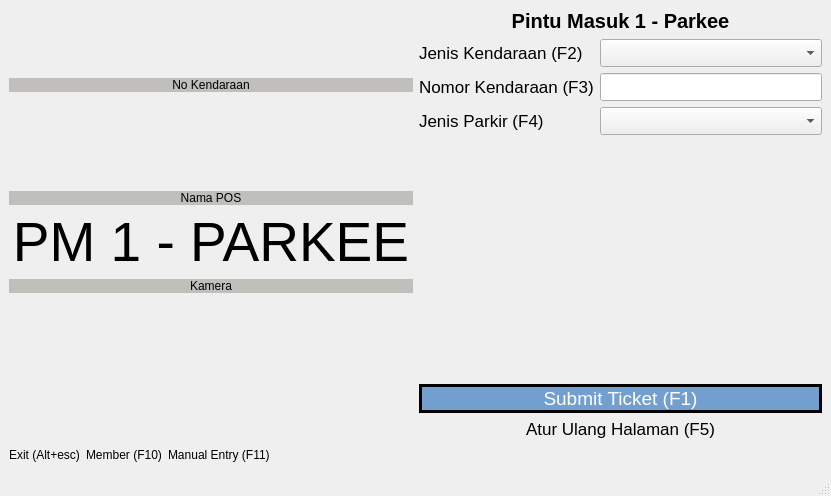
<?xml version="1.0" encoding="UTF-8"?>
<ui version="4.0">
 <class>MainWindow</class>
 <widget class="QMainWindow" name="MainWindow">
  <property name="geometry">
   <rect>
    <x>0</x>
    <y>0</y>
    <width>831</width>
    <height>496</height>
   </rect>
  </property>
  <property name="windowTitle">
   <string>MainWindow</string>
  </property>
  <widget class="QWidget" name="centralwidget">
   <property name="sizePolicy">
    <sizepolicy hsizetype="Expanding" vsizetype="Expanding">
     <horstretch>0</horstretch>
     <verstretch>0</verstretch>
    </sizepolicy>
   </property>
   <layout class="QGridLayout" name="gridLayout_3">
    <item row="0" column="0">
     <layout class="QGridLayout" name="gridLayout_2">
      <item row="0" column="1">
       <layout class="QGridLayout" name="gridLayout">
        <item row="2" column="0">
         <widget class="QLabel" name="label_6">
          <property name="font">
           <font>
            <pointsize>13</pointsize>
           </font>
          </property>
          <property name="text">
           <string>Jenis Kendaraan (F2)</string>
          </property>
         </widget>
        </item>
        <item row="4" column="0">
         <widget class="QLabel" name="label_10">
          <property name="font">
           <font>
            <pointsize>13</pointsize>
           </font>
          </property>
          <property name="text">
           <string>Jenis Parkir (F4)</string>
          </property>
         </widget>
        </item>
        <item row="3" column="0">
         <widget class="QLabel" name="label_8">
          <property name="font">
           <font>
            <pointsize>13</pointsize>
           </font>
          </property>
          <property name="text">
           <string>Nomor Kendaraan (F3)</string>
          </property>
         </widget>
        </item>
        <item row="1" column="0" colspan="3">
         <widget class="QLabel" name="logo_parkee">
          <property name="font">
           <font>
            <pointsize>15</pointsize>
            <weight>75</weight>
            <bold>true</bold>
           </font>
          </property>
          <property name="text">
           <string>Pintu Masuk 1 - Parkee</string>
          </property>
          <property name="alignment">
           <set>Qt::AlignCenter</set>
          </property>
         </widget>
        </item>
        <item row="7" column="0" colspan="3">
         <widget class="QLabel" name="label_12">
          <property name="font">
           <font>
            <pointsize>13</pointsize>
           </font>
          </property>
          <property name="text">
           <string>Atur Ulang Halaman (F5)</string>
          </property>
          <property name="alignment">
           <set>Qt::AlignCenter</set>
          </property>
         </widget>
        </item>
        <item row="5" column="0" colspan="3">
         <spacer name="verticalSpacer">
          <property name="orientation">
           <enum>Qt::Vertical</enum>
          </property>
          <property name="sizeHint" stdset="0">
           <size>
            <width>20</width>
            <height>40</height>
           </size>
          </property>
         </spacer>
        </item>
        <item row="6" column="0" colspan="3">
         <widget class="QLabel" name="label_submit">
          <property name="font">
           <font>
            <pointsize>14</pointsize>
           </font>
          </property>
          <property name="styleSheet">
           <string notr="true">color:rgb(255, 255, 255);
background-color:rgb(114, 159, 207);
border:3px solid black;
</string>
          </property>
          <property name="text">
           <string>Submit Ticket (F1)</string>
          </property>
          <property name="alignment">
           <set>Qt::AlignCenter</set>
          </property>
         </widget>
        </item>
        <item row="2" column="1" colspan="2">
         <widget class="QComboBox" name="List_Kendaraan">
          <property name="font">
           <font>
            <pointsize>13</pointsize>
           </font>
          </property>
         </widget>
        </item>
        <item row="3" column="1" colspan="2">
         <widget class="QLineEdit" name="input_plat">
          <property name="font">
           <font>
            <pointsize>13</pointsize>
           </font>
          </property>
          <property name="inputMethodHints">
           <set>Qt::ImhUppercaseOnly</set>
          </property>
         </widget>
        </item>
        <item row="4" column="1" colspan="2">
         <widget class="QComboBox" name="list_parkir">
          <property name="font">
           <font>
            <pointsize>13</pointsize>
           </font>
          </property>
         </widget>
        </item>
       </layout>
      </item>
      <item row="0" column="0">
       <layout class="QVBoxLayout" name="verticalLayout_2">
        <item>
         <widget class="QLabel" name="date_time_label">
          <property name="font">
           <font>
            <pointsize>41</pointsize>
            <weight>75</weight>
            <bold>true</bold>
           </font>
          </property>
          <property name="text">
           <string/>
          </property>
          <property name="alignment">
           <set>Qt::AlignCenter</set>
          </property>
         </widget>
        </item>
        <item>
         <widget class="QLabel" name="label_4">
          <property name="styleSheet">
           <string notr="true">background-color: rgb(192, 191, 188);</string>
          </property>
          <property name="text">
           <string>No Kendaraan</string>
          </property>
          <property name="alignment">
           <set>Qt::AlignCenter</set>
          </property>
         </widget>
        </item>
        <item>
         <widget class="QLabel" name="label_plat">
          <property name="font">
           <font>
            <pointsize>57</pointsize>
           </font>
          </property>
          <property name="text">
           <string/>
          </property>
          <property name="alignment">
           <set>Qt::AlignCenter</set>
          </property>
         </widget>
        </item>
        <item>
         <widget class="QLabel" name="label_7">
          <property name="styleSheet">
           <string notr="true">background-color: rgb(191, 192, 188);</string>
          </property>
          <property name="text">
           <string>Nama POS</string>
          </property>
          <property name="alignment">
           <set>Qt::AlignCenter</set>
          </property>
         </widget>
        </item>
        <item>
         <widget class="QLabel" name="label_9">
          <property name="font">
           <font>
            <pointsize>41</pointsize>
           </font>
          </property>
          <property name="text">
           <string>PM 1 - PARKEE</string>
          </property>
          <property name="alignment">
           <set>Qt::AlignCenter</set>
          </property>
         </widget>
        </item>
        <item>
         <widget class="QLabel" name="label_5">
          <property name="styleSheet">
           <string notr="true">background-color: rgb(191, 192, 188);</string>
          </property>
          <property name="text">
           <string>Kamera</string>
          </property>
          <property name="alignment">
           <set>Qt::AlignCenter</set>
          </property>
         </widget>
        </item>
        <item>
         <widget class="QCameraViewfinder" name="widget_camera" native="true">
          <property name="minimumSize">
           <size>
            <width>100</width>
            <height>100</height>
           </size>
          </property>
         </widget>
        </item>
        <item>
         <spacer name="verticalSpacer_2">
          <property name="orientation">
           <enum>Qt::Vertical</enum>
          </property>
          <property name="sizeHint" stdset="0">
           <size>
            <width>20</width>
            <height>40</height>
           </size>
          </property>
         </spacer>
        </item>
       </layout>
      </item>
      <item row="1" column="0" colspan="2">
       <layout class="QHBoxLayout" name="horizontalLayout" stretch="0,0,0,0">
        <item>
         <widget class="QLabel" name="label_2">
          <property name="text">
           <string>Exit (Alt+esc)</string>
          </property>
         </widget>
        </item>
        <item>
         <widget class="QLabel" name="label_3">
          <property name="text">
           <string>Member (F10)</string>
          </property>
         </widget>
        </item>
        <item>
         <widget class="QLabel" name="label">
          <property name="text">
           <string>Manual Entry (F11)</string>
          </property>
         </widget>
        </item>
        <item>
         <spacer name="horizontalSpacer">
          <property name="orientation">
           <enum>Qt::Horizontal</enum>
          </property>
          <property name="sizeHint" stdset="0">
           <size>
            <width>40</width>
            <height>20</height>
           </size>
          </property>
         </spacer>
        </item>
       </layout>
      </item>
     </layout>
    </item>
   </layout>
  </widget>
  <widget class="QMenuBar" name="menubar">
   <property name="geometry">
    <rect>
     <x>0</x>
     <y>0</y>
     <width>831</width>
     <height>21</height>
    </rect>
   </property>
  </widget>
  <widget class="QStatusBar" name="statusbar"/>
 </widget>
 <customwidgets>
  <customwidget>
   <class>QCameraViewfinder</class>
   <extends>QWidget</extends>
   <header location="global">qcameraviewfinder.h</header>
   <container>1</container>
  </customwidget>
 </customwidgets>
 <resources/>
 <connections/>
</ui>
